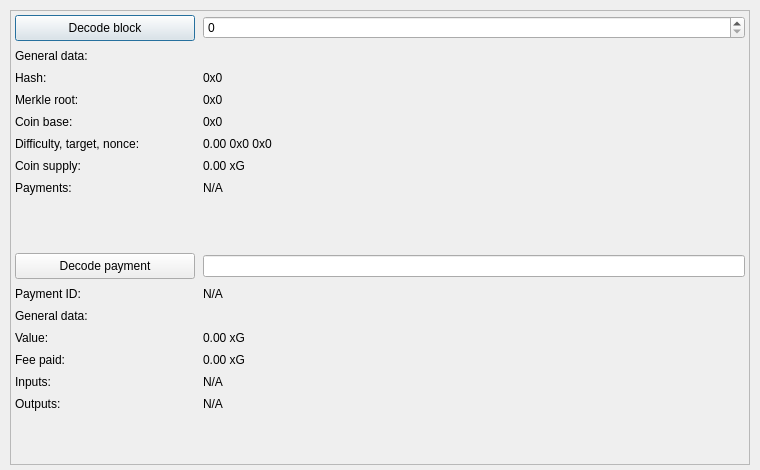
<?xml version="1.0" encoding="UTF-8"?>
<ui version="4.0">
 <class>BlockExplorer</class>
 <widget class="QDialog" name="BlockExplorer">
  <property name="windowModality">
   <enum>Qt::NonModal</enum>
  </property>
  <property name="enabled">
   <bool>true</bool>
  </property>
  <property name="geometry">
   <rect>
    <x>0</x>
    <y>0</y>
    <width>760</width>
    <height>470</height>
   </rect>
  </property>
  <property name="sizePolicy">
   <sizepolicy hsizetype="Fixed" vsizetype="Preferred">
    <horstretch>0</horstretch>
    <verstretch>0</verstretch>
   </sizepolicy>
  </property>
  <property name="minimumSize">
   <size>
    <width>0</width>
    <height>0</height>
   </size>
  </property>
  <property name="acceptDrops">
   <bool>false</bool>
  </property>
  <property name="windowTitle">
   <string>Block Explorer</string>
  </property>
  <layout class="QGridLayout">
   <property name="sizeConstraint">
    <enum>QLayout::SetMaximumSize</enum>
   </property>
   <property name="leftMargin">
    <number>10</number>
   </property>
   <property name="topMargin">
    <number>10</number>
   </property>
   <property name="rightMargin">
    <number>10</number>
   </property>
   <property name="bottomMargin">
    <number>5</number>
   </property>
   <item row="0" column="0">
    <widget class="QScrollArea" name="scrollArea">
     <property name="widgetResizable">
      <bool>true</bool>
     </property>
     <widget class="QWidget" name="blockWidget">
      <property name="geometry">
       <rect>
        <x>0</x>
        <y>0</y>
        <width>736</width>
        <height>451</height>
       </rect>
      </property>
      <layout class="QGridLayout" name="blockGrid">
       <property name="margin">
        <number>4</number>
       </property>
       <property name="spacing">
        <number>8</number>
       </property>
       <item row="1" column="0">
        <widget class="QPushButton" name="blockButton">
         <property name="sizePolicy">
          <sizepolicy hsizetype="Fixed" vsizetype="Fixed">
           <horstretch>0</horstretch>
           <verstretch>0</verstretch>
          </sizepolicy>
         </property>
         <property name="minimumSize">
          <size>
           <width>180</width>
           <height>26</height>
          </size>
         </property>
         <property name="text">
          <string>Decode block</string>
         </property>
        </widget>
       </item>
       <item row="1" column="1">
        <widget class="QSpinBox" name="numberBox">
         <property name="sizePolicy">
          <sizepolicy hsizetype="MinimumExpanding" vsizetype="Fixed">
           <horstretch>0</horstretch>
           <verstretch>0</verstretch>
          </sizepolicy>
         </property>
         <property name="minimumSize">
          <size>
           <width>500</width>
           <height>0</height>
          </size>
         </property>
         <property name="maximum">
          <number>99999999</number>
         </property>
        </widget>
       </item>
       <item row="2" column="0">
        <widget class="QLabel" name="blockTimeText">
         <property name="text">
          <string>General data:</string>
         </property>
        </widget>
       </item>
       <item row="2" column="1">
        <widget class="QLabel" name="blockTimeData">
         <property name="textInteractionFlags">
          <set>Qt::LinksAccessibleByMouse|Qt::TextSelectableByMouse</set>
         </property>
        </widget>
       </item>
       <item row="3" column="0">
        <widget class="QLabel" name="hashText">
         <property name="text">
          <string>Hash:</string>
         </property>
        </widget>
       </item>
       <item row="3" column="1">
        <widget class="QLabel" name="hashData">
         <property name="enabled">
          <bool>true</bool>
         </property>
         <property name="sizePolicy">
          <sizepolicy hsizetype="Preferred" vsizetype="Preferred">
           <horstretch>0</horstretch>
           <verstretch>0</verstretch>
          </sizepolicy>
         </property>
         <property name="text">
          <string>0x0</string>
         </property>
         <property name="textInteractionFlags">
          <set>Qt::LinksAccessibleByMouse|Qt::TextSelectableByMouse</set>
         </property>
        </widget>
       </item>
       <item row="4" column="0">
        <widget class="QLabel" name="merkleText">
         <property name="text">
          <string>Merkle root:</string>
         </property>
        </widget>
       </item>
       <item row="4" column="1">
        <widget class="QLabel" name="merkleData">
         <property name="sizePolicy">
          <sizepolicy hsizetype="Preferred" vsizetype="Preferred">
           <horstretch>0</horstretch>
           <verstretch>0</verstretch>
          </sizepolicy>
         </property>
         <property name="text">
          <string>0x0</string>
         </property>
         <property name="textInteractionFlags">
          <set>Qt::LinksAccessibleByMouse|Qt::TextSelectableByMouse</set>
         </property>
        </widget>
       </item>
       <item row="5" column="0">
        <widget class="QLabel" name="baseText">
         <property name="text">
          <string>Coin base:</string>
         </property>
        </widget>
       </item>
       <item row="5" column="1">
        <widget class="QLabel" name="baseData">
         <property name="sizePolicy">
          <sizepolicy hsizetype="Preferred" vsizetype="Preferred">
           <horstretch>0</horstretch>
           <verstretch>0</verstretch>
          </sizepolicy>
         </property>
         <property name="text">
          <string>0x0</string>
         </property>
         <property name="textInteractionFlags">
          <set>Qt::LinksAccessibleByMouse|Qt::TextSelectableByMouse</set>
         </property>
        </widget>
       </item>
       <item row="6" column="0">
        <widget class="QLabel" name="diffText">
         <property name="text">
          <string>Difficulty, target, nonce:</string>
         </property>
        </widget>
       </item>
       <item row="6" column="1">
        <widget class="QLabel" name="diffData">
         <property name="text">
          <string>0.00 0x0 0x0</string>
         </property>
         <property name="textInteractionFlags">
          <set>Qt::LinksAccessibleByMouse|Qt::TextSelectableByMouse</set>
         </property>
        </widget>
       </item>
       <item row="7" column="0">
        <widget class="QLabel" name="coinSupplyText">
         <property name="text">
          <string>Coin supply:</string>
         </property>
        </widget>
       </item>
       <item row="7" column="1">
        <widget class="QLabel" name="coinSupplyData">
         <property name="text">
          <string>0.00 xG</string>
         </property>
         <property name="textInteractionFlags">
          <set>Qt::LinksAccessibleByMouse|Qt::TextSelectableByMouse</set>
         </property>
        </widget>
       </item>
       <item row="8" column="0">
        <widget class="QLabel" name="blockTxText">
         <property name="text">
          <string>Payments:</string>
         </property>
         <property name="alignment">
          <set>Qt::AlignLeading|Qt::AlignLeft|Qt::AlignTop</set>
         </property>
        </widget>
       </item>
       <item row="8" column="1">
        <widget class="QLabel" name="blockTxData">
         <property name="text">
          <string>N/A</string>
         </property>
         <property name="textInteractionFlags">
          <set>Qt::LinksAccessibleByMouse|Qt::TextSelectableByMouse</set>
         </property>
        </widget>
       </item>
       <item row="9" column="0">
        <spacer name="verticalSpacerMiddle">
         <property name="orientation">
          <enum>Qt::Vertical</enum>
         </property>
         <property name="sizeHint" stdset="0">
          <size>
           <width>20</width>
           <height>20</height>
          </size>
         </property>
        </spacer>
       </item>
       <item row="10" column="0">
        <widget class="QPushButton" name="txButton">
         <property name="sizePolicy">
          <sizepolicy hsizetype="Fixed" vsizetype="Fixed">
           <horstretch>0</horstretch>
           <verstretch>0</verstretch>
          </sizepolicy>
         </property>
         <property name="minimumSize">
          <size>
           <width>180</width>
           <height>26</height>
          </size>
         </property>
         <property name="text">
          <string>Decode payment</string>
         </property>
        </widget>
       </item>
       <item row="10" column="1">
        <widget class="QLineEdit" name="txLine">
         <property name="sizePolicy">
          <sizepolicy hsizetype="Preferred" vsizetype="Fixed">
           <horstretch>0</horstretch>
           <verstretch>0</verstretch>
          </sizepolicy>
         </property>
         <property name="inputMask">
          <string comment="Payment ID"/>
         </property>
        </widget>
       </item>
       <item row="11" column="0">
        <widget class="QLabel" name="txText">
         <property name="text">
          <string>Payment ID:</string>
         </property>
        </widget>
       </item>
       <item row="11" column="1">
        <widget class="QLabel" name="txData">
         <property name="text">
          <string>N/A</string>
         </property>
         <property name="textInteractionFlags">
          <set>Qt::LinksAccessibleByMouse|Qt::TextSelectableByMouse</set>
         </property>
        </widget>
       </item>
       <item row="12" column="0">
        <widget class="QLabel" name="txTimeText">
         <property name="text">
          <string>General data:</string>
         </property>
        </widget>
       </item>
       <item row="12" column="1">
        <widget class="QLabel" name="txTimeData">
         <property name="text">
          <string/>
         </property>
         <property name="textInteractionFlags">
          <set>Qt::LinksAccessibleByMouse|Qt::TextSelectableByMouse</set>
         </property>
        </widget>
       </item>
       <item row="13" column="0">
        <widget class="QLabel" name="valueText">
         <property name="text">
          <string>Value:</string>
         </property>
        </widget>
       </item>
       <item row="13" column="1">
        <widget class="QLabel" name="valueData">
         <property name="text">
          <string>0.00 xG</string>
         </property>
         <property name="textInteractionFlags">
          <set>Qt::LinksAccessibleByMouse|Qt::TextSelectableByMouse</set>
         </property>
        </widget>
       </item>
       <item row="14" column="0">
        <widget class="QLabel" name="feeText">
         <property name="text">
          <string>Fee paid:</string>
         </property>
        </widget>
       </item>
       <item row="14" column="1">
        <widget class="QLabel" name="feeData">
         <property name="text">
          <string>0.00 xG</string>
         </property>
         <property name="textInteractionFlags">
          <set>Qt::LinksAccessibleByMouse|Qt::TextSelectableByMouse</set>
         </property>
        </widget>
       </item>
       <item row="15" column="0">
        <widget class="QLabel" name="inputText">
         <property name="text">
          <string>Inputs:</string>
         </property>
         <property name="alignment">
          <set>Qt::AlignLeading|Qt::AlignLeft|Qt::AlignTop</set>
         </property>
        </widget>
       </item>
       <item row="15" column="1">
        <widget class="QLabel" name="inputData">
         <property name="text">
          <string>N/A</string>
         </property>
         <property name="alignment">
          <set>Qt::AlignLeading|Qt::AlignLeft|Qt::AlignTop</set>
         </property>
         <property name="textInteractionFlags">
          <set>Qt::LinksAccessibleByMouse|Qt::TextSelectableByMouse</set>
         </property>
        </widget>
       </item>
       <item row="16" column="0">
        <widget class="QLabel" name="outputText">
         <property name="text">
          <string>Outputs:</string>
         </property>
         <property name="alignment">
          <set>Qt::AlignLeading|Qt::AlignLeft|Qt::AlignTop</set>
         </property>
        </widget>
       </item>
       <item row="16" column="1">
        <widget class="QLabel" name="outputData">
         <property name="text">
          <string>N/A</string>
         </property>
         <property name="alignment">
          <set>Qt::AlignLeading|Qt::AlignLeft|Qt::AlignTop</set>
         </property>
         <property name="textInteractionFlags">
          <set>Qt::LinksAccessibleByMouse|Qt::TextSelectableByMouse</set>
         </property>
        </widget>
       </item>
       <item row="17" column="0">
        <spacer name="verticalSpacerBottom">
         <property name="orientation">
          <enum>Qt::Vertical</enum>
         </property>
         <property name="sizeHint" stdset="0">
          <size>
           <width>20</width>
           <height>40</height>
          </size>
         </property>
        </spacer>
       </item>
      </layout>
     </widget>
    </widget>
   </item>
  </layout>
 </widget>
 <resources/>
 <connections/>
</ui>
